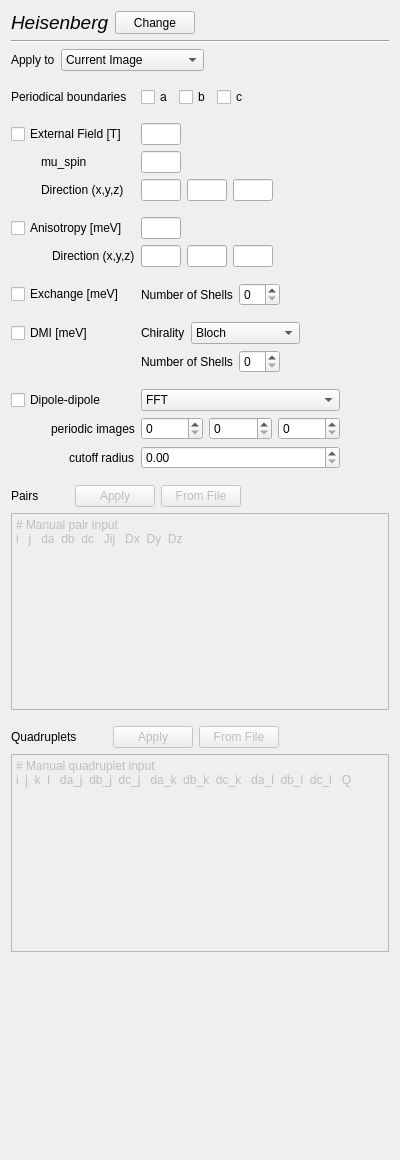
<?xml version="1.0" encoding="UTF-8"?>
<ui version="4.0">
 <class>HamiltonianHeisenbergWidget</class>
 <widget class="QWidget" name="HamiltonianHeisenbergWidget">
  <property name="geometry">
   <rect>
    <x>0</x>
    <y>0</y>
    <width>400</width>
    <height>1160</height>
   </rect>
  </property>
  <property name="windowTitle">
   <string>Form</string>
  </property>
  <layout class="QGridLayout" name="gridLayout">
   <item row="11" column="2">
    <widget class="QScrollArea" name="scrollArea_5">
     <property name="frameShape">
      <enum>QFrame::NoFrame</enum>
     </property>
     <property name="widgetResizable">
      <bool>true</bool>
     </property>
     <widget class="QWidget" name="scrollAreaWidgetContents_4">
      <property name="geometry">
       <rect>
        <x>0</x>
        <y>0</y>
        <width>382</width>
        <height>1100</height>
       </rect>
      </property>
      <layout class="QGridLayout" name="gridLayout_29">
       <property name="leftMargin">
        <number>0</number>
       </property>
       <property name="topMargin">
        <number>0</number>
       </property>
       <property name="rightMargin">
        <number>0</number>
       </property>
       <property name="bottomMargin">
        <number>0</number>
       </property>
       <item row="14" column="0">
        <layout class="QGridLayout" name="gridLayout_2">
         <item row="17" column="1">
          <layout class="QGridLayout" name="gridLayout_dmi">
           <item row="0" column="2">
            <spacer name="horizontalSpacer_6">
             <property name="orientation">
              <enum>Qt::Horizontal</enum>
             </property>
             <property name="sizeHint" stdset="0">
              <size>
               <width>40</width>
               <height>20</height>
              </size>
             </property>
            </spacer>
           </item>
           <item row="0" column="0">
            <widget class="QLabel" name="label_4">
             <property name="text">
              <string>Number of Shells</string>
             </property>
            </widget>
           </item>
           <item row="0" column="1">
            <widget class="QSpinBox" name="spinBox_nshells_dmi"/>
           </item>
          </layout>
         </item>
         <item row="15" column="1">
          <layout class="QGridLayout" name="gridLayout_5">
           <item row="0" column="1">
            <widget class="QComboBox" name="comboBox_dmi_chirality">
             <property name="maximumSize">
              <size>
               <width>120</width>
               <height>16777215</height>
              </size>
             </property>
             <item>
              <property name="text">
               <string>Bloch</string>
              </property>
             </item>
             <item>
              <property name="text">
               <string>Reverse Bloch</string>
              </property>
             </item>
             <item>
              <property name="text">
               <string>Neel</string>
              </property>
             </item>
             <item>
              <property name="text">
               <string>Reverse Neel</string>
              </property>
             </item>
            </widget>
           </item>
           <item row="0" column="0">
            <widget class="QLabel" name="label_5">
             <property name="maximumSize">
              <size>
               <width>55</width>
               <height>16777215</height>
              </size>
             </property>
             <property name="text">
              <string>Chirality</string>
             </property>
            </widget>
           </item>
           <item row="0" column="2">
            <spacer name="horizontalSpacer_7">
             <property name="orientation">
              <enum>Qt::Horizontal</enum>
             </property>
             <property name="sizeHint" stdset="0">
              <size>
               <width>40</width>
               <height>20</height>
              </size>
             </property>
            </spacer>
           </item>
          </layout>
         </item>
         <item row="10" column="0">
          <widget class="QCheckBox" name="checkBox_ani_aniso">
           <property name="text">
            <string>Anisotropy [meV]</string>
           </property>
          </widget>
         </item>
         <item row="13" column="1">
          <layout class="QGridLayout" name="gridLayout_exchange">
           <item row="0" column="1">
            <widget class="QSpinBox" name="spinBox_nshells_exchange"/>
           </item>
           <item row="0" column="2">
            <spacer name="horizontalSpacer_5">
             <property name="orientation">
              <enum>Qt::Horizontal</enum>
             </property>
             <property name="sizeHint" stdset="0">
              <size>
               <width>40</width>
               <height>20</height>
              </size>
             </property>
            </spacer>
           </item>
           <item row="0" column="0">
            <widget class="QLabel" name="label_3">
             <property name="text">
              <string>Number of Shells</string>
             </property>
            </widget>
           </item>
          </layout>
         </item>
         <item row="11" column="0">
          <layout class="QGridLayout" name="gridLayout_46">
           <item row="0" column="1">
            <widget class="QLabel" name="label_21">
             <property name="text">
              <string>Direction (x,y,z)</string>
             </property>
            </widget>
           </item>
           <item row="0" column="0">
            <spacer name="horizontalSpacer_36">
             <property name="orientation">
              <enum>Qt::Horizontal</enum>
             </property>
             <property name="sizeHint" stdset="0">
              <size>
               <width>30</width>
               <height>20</height>
              </size>
             </property>
            </spacer>
           </item>
          </layout>
         </item>
         <item row="12" column="1">
          <spacer name="verticalSpacer_6">
           <property name="orientation">
            <enum>Qt::Vertical</enum>
           </property>
           <property name="sizeType">
            <enum>QSizePolicy::Fixed</enum>
           </property>
           <property name="sizeHint" stdset="0">
            <size>
             <width>20</width>
             <height>10</height>
            </size>
           </property>
          </spacer>
         </item>
         <item row="9" column="1">
          <spacer name="verticalSpacer_5">
           <property name="orientation">
            <enum>Qt::Vertical</enum>
           </property>
           <property name="sizeType">
            <enum>QSizePolicy::Fixed</enum>
           </property>
           <property name="sizeHint" stdset="0">
            <size>
             <width>20</width>
             <height>10</height>
            </size>
           </property>
          </spacer>
         </item>
         <item row="7" column="0">
          <widget class="QCheckBox" name="checkBox_extH_aniso">
           <property name="text">
            <string>External Field [T]</string>
           </property>
           <property name="checked">
            <bool>false</bool>
           </property>
           <property name="tristate">
            <bool>false</bool>
           </property>
          </widget>
         </item>
         <item row="15" column="0">
          <widget class="QCheckBox" name="checkBox_dmi">
           <property name="text">
            <string>DMI [meV]</string>
           </property>
          </widget>
         </item>
         <item row="11" column="1">
          <layout class="QGridLayout" name="gridLayout_47">
           <item row="0" column="0">
            <widget class="QLineEdit" name="lineEdit_anix_aniso">
             <property name="maximumSize">
              <size>
               <width>40</width>
               <height>16777215</height>
              </size>
             </property>
            </widget>
           </item>
           <item row="0" column="1">
            <widget class="QLineEdit" name="lineEdit_aniy_aniso">
             <property name="maximumSize">
              <size>
               <width>40</width>
               <height>16777215</height>
              </size>
             </property>
            </widget>
           </item>
           <item row="0" column="2">
            <widget class="QLineEdit" name="lineEdit_aniz_aniso">
             <property name="maximumSize">
              <size>
               <width>40</width>
               <height>16777215</height>
              </size>
             </property>
            </widget>
           </item>
           <item row="0" column="3">
            <spacer name="horizontalSpacer_35">
             <property name="orientation">
              <enum>Qt::Horizontal</enum>
             </property>
             <property name="sizeHint" stdset="0">
              <size>
               <width>40</width>
               <height>20</height>
              </size>
             </property>
            </spacer>
           </item>
          </layout>
         </item>
         <item row="13" column="0">
          <widget class="QCheckBox" name="checkBox_exchange">
           <property name="text">
            <string>Exchange [meV]</string>
           </property>
          </widget>
         </item>
         <item row="18" column="1">
          <spacer name="verticalSpacer_7">
           <property name="orientation">
            <enum>Qt::Vertical</enum>
           </property>
           <property name="sizeType">
            <enum>QSizePolicy::Fixed</enum>
           </property>
           <property name="sizeHint" stdset="0">
            <size>
             <width>20</width>
             <height>10</height>
            </size>
           </property>
          </spacer>
         </item>
         <item row="7" column="1">
          <layout class="QGridLayout" name="gridLayout_36">
           <item row="0" column="1">
            <widget class="QLineEdit" name="lineEdit_extH_aniso">
             <property name="maximumSize">
              <size>
               <width>40</width>
               <height>16777215</height>
              </size>
             </property>
            </widget>
           </item>
           <item row="0" column="2">
            <spacer name="horizontalSpacer_27">
             <property name="orientation">
              <enum>Qt::Horizontal</enum>
             </property>
             <property name="sizeHint" stdset="0">
              <size>
               <width>40</width>
               <height>20</height>
              </size>
             </property>
            </spacer>
           </item>
          </layout>
         </item>
         <item row="14" column="1">
          <spacer name="verticalSpacer_9">
           <property name="orientation">
            <enum>Qt::Vertical</enum>
           </property>
           <property name="sizeType">
            <enum>QSizePolicy::Fixed</enum>
           </property>
           <property name="sizeHint" stdset="0">
            <size>
             <width>20</width>
             <height>10</height>
            </size>
           </property>
          </spacer>
         </item>
         <item row="19" column="0">
          <widget class="QCheckBox" name="checkBox_ddi">
           <property name="text">
            <string>Dipole-dipole</string>
           </property>
          </widget>
         </item>
         <item row="8" column="1">
          <layout class="QGridLayout" name="gridLayout_32">
           <item row="1" column="1">
            <widget class="QLineEdit" name="lineEdit_extHx_aniso">
             <property name="maximumSize">
              <size>
               <width>40</width>
               <height>16777215</height>
              </size>
             </property>
            </widget>
           </item>
           <item row="1" column="2">
            <widget class="QLineEdit" name="lineEdit_extHy_aniso">
             <property name="maximumSize">
              <size>
               <width>40</width>
               <height>16777215</height>
              </size>
             </property>
            </widget>
           </item>
           <item row="1" column="5">
            <spacer name="horizontalSpacer_24">
             <property name="orientation">
              <enum>Qt::Horizontal</enum>
             </property>
             <property name="sizeHint" stdset="0">
              <size>
               <width>40</width>
               <height>20</height>
              </size>
             </property>
            </spacer>
           </item>
           <item row="1" column="3">
            <widget class="QLineEdit" name="lineEdit_extHz_aniso">
             <property name="maximumSize">
              <size>
               <width>40</width>
               <height>16777215</height>
              </size>
             </property>
            </widget>
           </item>
           <item row="0" column="1">
            <widget class="QLineEdit" name="lineEdit_muSpin_aniso">
             <property name="maximumSize">
              <size>
               <width>40</width>
               <height>16777215</height>
              </size>
             </property>
            </widget>
           </item>
          </layout>
         </item>
         <item row="6" column="1">
          <spacer name="verticalSpacer_4">
           <property name="orientation">
            <enum>Qt::Vertical</enum>
           </property>
           <property name="sizeType">
            <enum>QSizePolicy::Fixed</enum>
           </property>
           <property name="sizeHint" stdset="0">
            <size>
             <width>20</width>
             <height>10</height>
            </size>
           </property>
          </spacer>
         </item>
         <item row="8" column="0">
          <layout class="QGridLayout" name="gridLayout_40">
           <item row="2" column="0">
            <spacer name="horizontalSpacer_32">
             <property name="orientation">
              <enum>Qt::Horizontal</enum>
             </property>
             <property name="sizeType">
              <enum>QSizePolicy::Minimum</enum>
             </property>
             <property name="sizeHint" stdset="0">
              <size>
               <width>30</width>
               <height>20</height>
              </size>
             </property>
            </spacer>
           </item>
           <item row="2" column="1">
            <widget class="QLabel" name="label_15">
             <property name="maximumSize">
              <size>
               <width>100</width>
               <height>16777215</height>
              </size>
             </property>
             <property name="text">
              <string>Direction (x,y,z)</string>
             </property>
            </widget>
           </item>
           <item row="1" column="1">
            <widget class="QLabel" name="label_25">
             <property name="text">
              <string>mu_spin</string>
             </property>
            </widget>
           </item>
          </layout>
         </item>
         <item row="10" column="1">
          <layout class="QGridLayout" name="gridLayout_42">
           <item row="0" column="0">
            <widget class="QLineEdit" name="lineEdit_ani_aniso">
             <property name="maximumSize">
              <size>
               <width>40</width>
               <height>16777215</height>
              </size>
             </property>
            </widget>
           </item>
           <item row="0" column="1">
            <spacer name="horizontalSpacer_29">
             <property name="orientation">
              <enum>Qt::Horizontal</enum>
             </property>
             <property name="sizeHint" stdset="0">
              <size>
               <width>40</width>
               <height>20</height>
              </size>
             </property>
            </spacer>
           </item>
          </layout>
         </item>
         <item row="21" column="1">
          <widget class="QDoubleSpinBox" name="doubleSpinBox_ddi_radius">
           <property name="maximum">
            <double>1000000.000000000000000</double>
           </property>
          </widget>
         </item>
         <item row="19" column="1">
          <widget class="QComboBox" name="comboBox_ddi_method">
           <item>
            <property name="text">
             <string>FFT</string>
            </property>
           </item>
           <item>
            <property name="text">
             <string>FMM</string>
            </property>
           </item>
           <item>
            <property name="text">
             <string>Cutoff</string>
            </property>
           </item>
          </widget>
         </item>
         <item row="20" column="1">
          <layout class="QGridLayout" name="gridLayout_6">
           <item row="0" column="0">
            <widget class="QSpinBox" name="spinBox_ddi_n_periodic_a"/>
           </item>
           <item row="0" column="1">
            <widget class="QSpinBox" name="spinBox_ddi_n_periodic_b"/>
           </item>
           <item row="0" column="2">
            <widget class="QSpinBox" name="spinBox_ddi_n_periodic_c"/>
           </item>
          </layout>
         </item>
         <item row="20" column="0">
          <layout class="QGridLayout" name="gridLayout_7">
           <item row="0" column="0">
            <spacer name="horizontalSpacer_8">
             <property name="orientation">
              <enum>Qt::Horizontal</enum>
             </property>
             <property name="sizeHint" stdset="0">
              <size>
               <width>40</width>
               <height>20</height>
              </size>
             </property>
            </spacer>
           </item>
           <item row="0" column="1">
            <widget class="QLabel" name="label_6">
             <property name="text">
              <string>periodic images</string>
             </property>
            </widget>
           </item>
          </layout>
         </item>
         <item row="21" column="0">
          <layout class="QGridLayout" name="gridLayout_8">
           <item row="0" column="0">
            <spacer name="horizontalSpacer_9">
             <property name="orientation">
              <enum>Qt::Horizontal</enum>
             </property>
             <property name="sizeHint" stdset="0">
              <size>
               <width>40</width>
               <height>20</height>
              </size>
             </property>
            </spacer>
           </item>
           <item row="0" column="1">
            <widget class="QLabel" name="label_7">
             <property name="text">
              <string>cutoff radius</string>
             </property>
            </widget>
           </item>
          </layout>
         </item>
         <item row="1" column="1">
          <layout class="QGridLayout" name="gridLayout_9">
           <item row="0" column="1">
            <widget class="QCheckBox" name="checkBox_aniso_periodical_b">
             <property name="text">
              <string>b</string>
             </property>
            </widget>
           </item>
           <item row="0" column="0">
            <widget class="QCheckBox" name="checkBox_aniso_periodical_a">
             <property name="text">
              <string>a</string>
             </property>
            </widget>
           </item>
           <item row="0" column="2">
            <widget class="QCheckBox" name="checkBox_aniso_periodical_c">
             <property name="text">
              <string>c</string>
             </property>
            </widget>
           </item>
           <item row="0" column="3">
            <spacer name="horizontalSpacer_10">
             <property name="orientation">
              <enum>Qt::Horizontal</enum>
             </property>
             <property name="sizeHint" stdset="0">
              <size>
               <width>40</width>
               <height>20</height>
              </size>
             </property>
            </spacer>
           </item>
          </layout>
         </item>
         <item row="1" column="0">
          <widget class="QLabel" name="label_8">
           <property name="text">
            <string>Periodical boundaries</string>
           </property>
          </widget>
         </item>
         <item row="7" column="2">
          <spacer name="horizontalSpacer_31">
           <property name="orientation">
            <enum>Qt::Horizontal</enum>
           </property>
           <property name="sizeHint" stdset="0">
            <size>
             <width>40</width>
             <height>20</height>
            </size>
           </property>
          </spacer>
         </item>
        </layout>
       </item>
       <item row="15" column="0">
        <spacer name="verticalSpacer">
         <property name="orientation">
          <enum>Qt::Vertical</enum>
         </property>
         <property name="sizeType">
          <enum>QSizePolicy::Fixed</enum>
         </property>
         <property name="sizeHint" stdset="0">
          <size>
           <width>20</width>
           <height>10</height>
          </size>
         </property>
        </spacer>
       </item>
       <item row="28" column="0">
        <spacer name="verticalSpacer_2">
         <property name="orientation">
          <enum>Qt::Vertical</enum>
         </property>
         <property name="sizeHint" stdset="0">
          <size>
           <width>20</width>
           <height>40</height>
          </size>
         </property>
        </spacer>
       </item>
       <item row="23" column="0">
        <widget class="QPlainTextEdit" name="plainTextEdit_pairs">
         <property name="enabled">
          <bool>false</bool>
         </property>
         <property name="plainText">
          <string># Manual pair input
i   j   da  db  dc   Jij   Dx  Dy  Dz
</string>
         </property>
        </widget>
       </item>
       <item row="21" column="0">
        <layout class="QGridLayout" name="gridLayout_3">
         <item row="0" column="0">
          <widget class="QLabel" name="label">
           <property name="text">
            <string>Pairs</string>
           </property>
          </widget>
         </item>
         <item row="0" column="2">
          <widget class="QPushButton" name="pushButton_pairs_apply">
           <property name="enabled">
            <bool>false</bool>
           </property>
           <property name="text">
            <string>Apply</string>
           </property>
          </widget>
         </item>
         <item row="0" column="3">
          <widget class="QPushButton" name="pushButton_pairs_fromfile">
           <property name="enabled">
            <bool>false</bool>
           </property>
           <property name="text">
            <string>From File</string>
           </property>
          </widget>
         </item>
         <item row="0" column="1">
          <spacer name="horizontalSpacer">
           <property name="orientation">
            <enum>Qt::Horizontal</enum>
           </property>
           <property name="sizeType">
            <enum>QSizePolicy::Fixed</enum>
           </property>
           <property name="sizeHint" stdset="0">
            <size>
             <width>30</width>
             <height>20</height>
            </size>
           </property>
          </spacer>
         </item>
         <item row="0" column="4">
          <spacer name="horizontalSpacer_2">
           <property name="orientation">
            <enum>Qt::Horizontal</enum>
           </property>
           <property name="sizeHint" stdset="0">
            <size>
             <width>40</width>
             <height>20</height>
            </size>
           </property>
          </spacer>
         </item>
        </layout>
       </item>
       <item row="27" column="0">
        <widget class="QPlainTextEdit" name="plainTextEdit_quadruplets">
         <property name="enabled">
          <bool>false</bool>
         </property>
         <property name="plainText">
          <string># Manual quadruplet input
i  j  k  l   da_j  db_j  dc_j   da_k  db_k  dc_k   da_l  db_l  dc_l   Q</string>
         </property>
        </widget>
       </item>
       <item row="24" column="0">
        <spacer name="verticalSpacer_3">
         <property name="orientation">
          <enum>Qt::Vertical</enum>
         </property>
         <property name="sizeType">
          <enum>QSizePolicy::Fixed</enum>
         </property>
         <property name="sizeHint" stdset="0">
          <size>
           <width>20</width>
           <height>10</height>
          </size>
         </property>
        </spacer>
       </item>
       <item row="26" column="0">
        <layout class="QGridLayout" name="gridLayout_4">
         <item row="0" column="2">
          <widget class="QPushButton" name="pushButton_quadruplets_apply">
           <property name="enabled">
            <bool>false</bool>
           </property>
           <property name="text">
            <string>Apply</string>
           </property>
           <property name="flat">
            <bool>false</bool>
           </property>
          </widget>
         </item>
         <item row="0" column="3">
          <widget class="QPushButton" name="pushButton_quadruplets_fromfile">
           <property name="enabled">
            <bool>false</bool>
           </property>
           <property name="text">
            <string>From File</string>
           </property>
          </widget>
         </item>
         <item row="0" column="0">
          <widget class="QLabel" name="label_2">
           <property name="text">
            <string>Quadruplets</string>
           </property>
          </widget>
         </item>
         <item row="0" column="1">
          <spacer name="horizontalSpacer_3">
           <property name="orientation">
            <enum>Qt::Horizontal</enum>
           </property>
           <property name="sizeType">
            <enum>QSizePolicy::Fixed</enum>
           </property>
           <property name="sizeHint" stdset="0">
            <size>
             <width>30</width>
             <height>20</height>
            </size>
           </property>
          </spacer>
         </item>
         <item row="0" column="4">
          <spacer name="horizontalSpacer_4">
           <property name="orientation">
            <enum>Qt::Horizontal</enum>
           </property>
           <property name="sizeHint" stdset="0">
            <size>
             <width>40</width>
             <height>20</height>
            </size>
           </property>
          </spacer>
         </item>
        </layout>
       </item>
       <item row="12" column="0">
        <layout class="QGridLayout" name="gridLayout_37">
         <item row="0" column="0">
          <widget class="QLabel" name="label_32">
           <property name="maximumSize">
            <size>
             <width>60</width>
             <height>16777215</height>
            </size>
           </property>
           <property name="text">
            <string>Apply to</string>
           </property>
          </widget>
         </item>
         <item row="0" column="2">
          <spacer name="horizontalSpacer_26">
           <property name="orientation">
            <enum>Qt::Horizontal</enum>
           </property>
           <property name="sizeHint" stdset="0">
            <size>
             <width>40</width>
             <height>20</height>
            </size>
           </property>
          </spacer>
         </item>
         <item row="0" column="1">
          <widget class="QComboBox" name="comboBox_Hamiltonian_Ani_ApplyTo">
           <property name="minimumSize">
            <size>
             <width>120</width>
             <height>0</height>
            </size>
           </property>
           <item>
            <property name="text">
             <string>Current Image</string>
            </property>
           </item>
           <item>
            <property name="text">
             <string>Current Image Chain</string>
            </property>
           </item>
           <item>
            <property name="text">
             <string>All Images</string>
            </property>
           </item>
          </widget>
         </item>
        </layout>
       </item>
       <item row="13" column="0">
        <spacer name="verticalSpacer_8">
         <property name="orientation">
          <enum>Qt::Vertical</enum>
         </property>
         <property name="sizeType">
          <enum>QSizePolicy::Fixed</enum>
         </property>
         <property name="sizeHint" stdset="0">
          <size>
           <width>20</width>
           <height>10</height>
          </size>
         </property>
        </spacer>
       </item>
      </layout>
     </widget>
    </widget>
   </item>
   <item row="2" column="2">
    <widget class="Line" name="line">
     <property name="orientation">
      <enum>Qt::Horizontal</enum>
     </property>
    </widget>
   </item>
   <item row="1" column="2">
    <layout class="QGridLayout" name="gridLayout_10">
     <item row="0" column="2">
      <spacer name="horizontalSpacer_11">
       <property name="orientation">
        <enum>Qt::Horizontal</enum>
       </property>
       <property name="sizeHint" stdset="0">
        <size>
         <width>40</width>
         <height>20</height>
        </size>
       </property>
      </spacer>
     </item>
     <item row="0" column="0">
      <widget class="QLabel" name="label_9">
       <property name="font">
        <font>
         <pointsize>14</pointsize>
         <italic>true</italic>
        </font>
       </property>
       <property name="text">
        <string>Heisenberg</string>
       </property>
      </widget>
     </item>
     <item row="0" column="1">
      <widget class="QPushButton" name="pushButton_changeHamiltonian">
       <property name="maximumSize">
        <size>
         <width>16777215</width>
         <height>25</height>
        </size>
       </property>
       <property name="text">
        <string>Change</string>
       </property>
      </widget>
     </item>
    </layout>
   </item>
  </layout>
 </widget>
 <tabstops>
  <tabstop>scrollArea_5</tabstop>
  <tabstop>comboBox_Hamiltonian_Ani_ApplyTo</tabstop>
  <tabstop>checkBox_extH_aniso</tabstop>
  <tabstop>lineEdit_extH_aniso</tabstop>
  <tabstop>lineEdit_muSpin_aniso</tabstop>
  <tabstop>lineEdit_extHx_aniso</tabstop>
  <tabstop>lineEdit_extHy_aniso</tabstop>
  <tabstop>lineEdit_extHz_aniso</tabstop>
  <tabstop>checkBox_ani_aniso</tabstop>
  <tabstop>lineEdit_ani_aniso</tabstop>
  <tabstop>lineEdit_anix_aniso</tabstop>
  <tabstop>lineEdit_aniy_aniso</tabstop>
  <tabstop>lineEdit_aniz_aniso</tabstop>
  <tabstop>checkBox_exchange</tabstop>
  <tabstop>spinBox_nshells_exchange</tabstop>
  <tabstop>checkBox_dmi</tabstop>
  <tabstop>spinBox_nshells_dmi</tabstop>
  <tabstop>checkBox_ddi</tabstop>
  <tabstop>pushButton_pairs_apply</tabstop>
  <tabstop>pushButton_pairs_fromfile</tabstop>
  <tabstop>plainTextEdit_pairs</tabstop>
  <tabstop>pushButton_quadruplets_apply</tabstop>
  <tabstop>pushButton_quadruplets_fromfile</tabstop>
  <tabstop>plainTextEdit_quadruplets</tabstop>
 </tabstops>
 <resources/>
 <connections/>
</ui>
